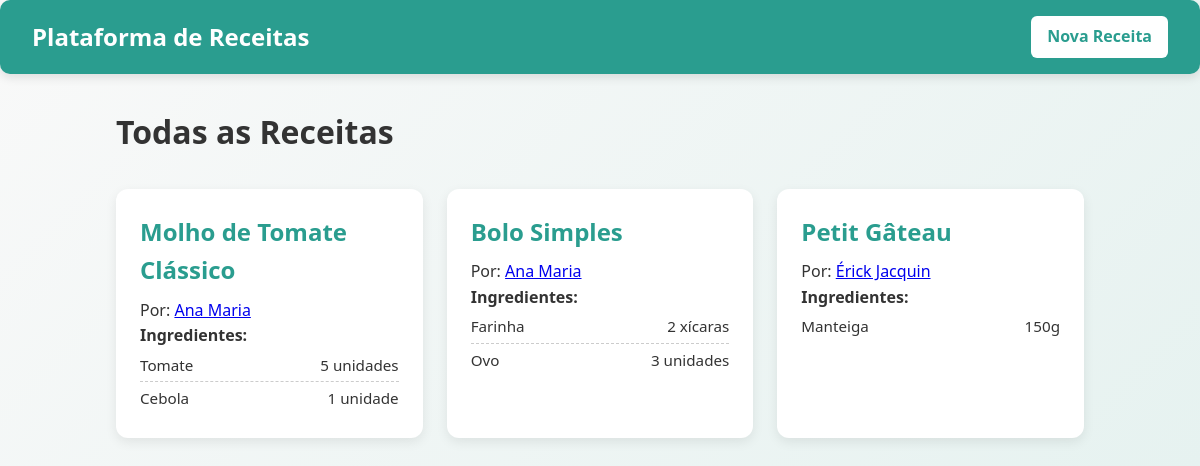
Before: / with the older database file.
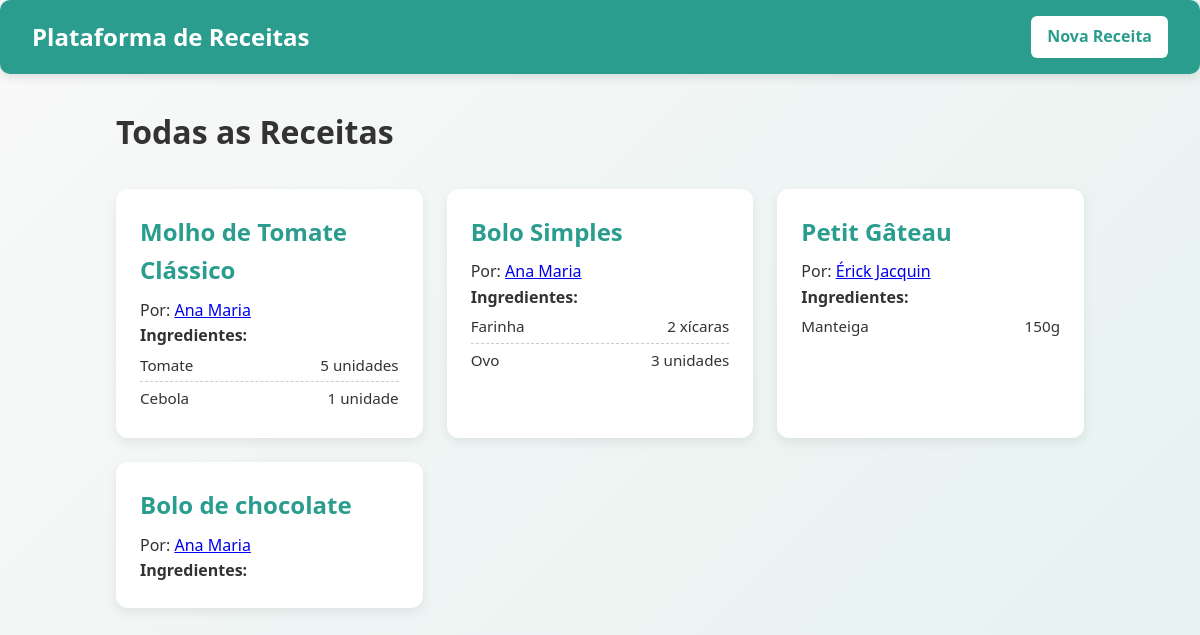
After: the same page with the newer database file.
### models.py (models this page shows)
class Receita(db.Model):
    id = db.Column(db.Integer, primary_key=True)
    titulo = db.Column(db.String(200), nullable=False)
    instrucoes = db.Column(db.Text, nullable=False)
    chef_id = db.Column(db.Integer, db.ForeignKey('chef.id'), nullable=False)
    chef = db.relationship('Chef', back_populates='receitas')
    ingredientes_associados = db.relationship('ReceitaIngrediente', back_populates='receita', cascade="all, delete-orphan")

class Chef(db.Model):
    id = db.Column(db.Integer, primary_key=True)
    nome = db.Column(db.String(100), nullable=False)
    perfil = db.relationship('PerfilChef', back_populates='chef', uselist=False, cascade="all, delete-orphan")
    receitas = db.relationship('Receita', back_populates='chef')

class ReceitaIngrediente(db.Model):
    __tablename__ = 'receita_ingredientes'
    receita_id = db.Column(db.Integer, db.ForeignKey('receita.id'), primary_key=True)
    ingrediente_id = db.Column(db.Integer, db.ForeignKey('ingrediente.id'), primary_key=True)
    quantidade = db.Column(db.String(50), nullable=False)
    ingrediente = db.relationship("Ingrediente", back_populates="receitas_associadas")
    receita = db.relationship("Receita", back_populates="ingredientes_associados")

class Ingrediente(db.Model):
    id = db.Column(db.Integer, primary_key=True)
    nome = db.Column(db.String(100), nullable=False, unique=True)
    receitas_associadas = db.relationship('ReceitaIngrediente', back_populates='ingrediente', cascade="all, delete-orphan")

### app.py (the view)
@app.route('/')
def index():
    receitas = Receita.query.all()
    return render_template('index.html', receitas=receitas)

### templates/index.html
{% extends 'base.html' %}
{% block content %}
    <h1>Todas as Receitas</h1>
    <div class="card-grid">
        {% for receita in receitas %}
            <div class="card">
                <h2>{{ receita.titulo }}</h2>
                <p>Por: <a href="{{ url_for('detalhes_chef', chef_id=receita.chef.id) }}">{{ receita.chef.nome }}</a></p>
                <h4>Ingredientes:</h4>
                <ul>
                    {% for assoc in receita.ingredientes_associados %}
                        <li>
                            <span>{{ assoc.ingrediente.nome|capitalize }}</span>
                            <span>{{ assoc.quantidade }}</span>
                        </li>
                    {% endfor %}
                </ul>
            </div>
        {% endfor %}
    </div>
{% endblock %}

### templates/base.html (shortened to what this page needs)
<!DOCTYPE html>
<html lang="pt-br">
<head>
    <link rel="stylesheet" href="{{ url_for('static', filename='css/style.css') }}">
</head>
<body>
    <nav>
        <a href="{{ url_for('index') }}" class="nav-brand">Plataforma de Receitas</a>
        <a href="{{ url_for('criar_receita') }}" class="nav-link">Nova Receita</a>
    </nav>
    <main class="container">
        {% block content %}{% endblock %}
    </main>
</body>
</html>

### static/css/style.css (style rules this page uses)
* { margin: 0; padding: 0; box-sizing: border-box; }
body { font-family: "Segoe UI", Roboto, sans-serif; background: linear-gradient(135deg, #f9f9f9, #e6f2f0); color: #333; line-height: 1.6; }
.container { max-width: 1000px; margin: 2rem auto; padding: 0 1rem; }
nav { background: #2a9d8f; color: #fff; padding: 1rem 2rem; display: flex; justify-content: space-between; align-items: center; border-radius: 10px; box-shadow: 0 4px 10px rgba(0,0,0,0.1); }
.nav-brand { font-weight: 700; font-size: 1.5rem; color: #fff; text-decoration: none; transition: color 0.3s ease; }
.nav-link { text-decoration: none; color: #2a9d8f; background: #fff; padding: 0.5rem 1rem; border-radius: 6px; font-weight: 600; transition: all 0.3s ease; }
.card-grid { display: grid; grid-template-columns: repeat(auto-fill, minmax(280px, 1fr)); gap: 1.5rem; margin-top: 2rem; }
.card { background: #fff; padding: 1.5rem; border-radius: 12px; box-shadow: 0 4px 12px rgba(0,0,0,0.08); transition: transform 0.2s ease, box-shadow 0.2s ease; }
.card h2 { margin-bottom: 0.5rem; color: #2a9d8f; }
.card ul { list-style: none; padding-left: 0; }
.card li { display: flex; justify-content: space-between; padding: 4px 0; border-bottom: 1px dashed #ccc; font-size: 0.95rem; }
.card li:last-child { border-bottom: none; }

Changed rows visible on the page:
added Receita: titulo "Bolo de chocolate", chef.nome "Ana Maria"
